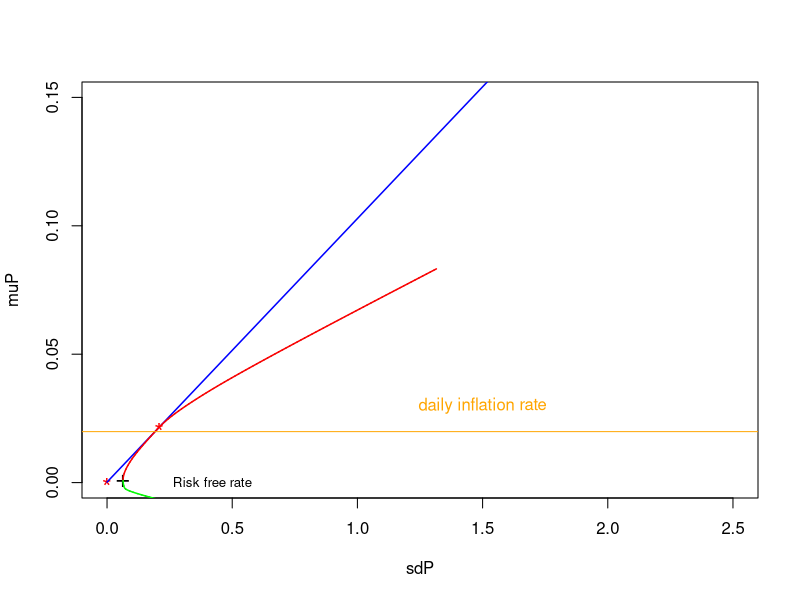

Here is the R script that generated this plot:
library(leaps)
library(quantmod)
library(quadprog)

# Generate preliminary dataset
# symbols = c("QQQ","FEZ","AIA", "VNQ", "IQQP.DE", "UUP", "FXE", "FXY", "FXNAX", "SEGA.MI")
# yret = getSymbols(symbols,src="yahoo",auto.assign=T)
# yret = cbind(QQQ,FEZ,AIA,VNQ,IQQP.DE,UUP,FXE,FXY,FXNAX,SEGA.MI)
# ydata = na.omit(subset(yret,index(yret)>="2011-06-01"&index(yret)<="2021-05-31'"))
# ydata = ydata[ , c(6, 12, 18, 24, 30, 36, 42, 48, 54, 60)]
# dim(ydata)
# write.csv(ydata,"G:/My Drive/DSA302 - FDA/project.csv", row.names = TRUE)

###########################################################
# Read dataset
setwd("G:/My Drive/DSA302 - FDA/Group Project")
df = read.csv("Prices_NEW.csv", header = TRUE)
head(df)

class(df$Date)
date=as.Date(df$Date,format="%m/%d/%Y")
df=cbind(date,df[,-1])
head(df)

class(df$date)
df.xts=xts(df[,2:7],order.by=df[,1])
head(df.xts)
dim(df.xts)
row.names(df.xts)

ret = diff(log(df.xts))
ret = na.omit(ret)
R = ret*100

# Portfolio 2 Optimisation
mean = apply(R,2,mean)
cov = cov(R)
amat = cbind(rep(1,6),mean,diag(1,nrow=6))
wts = matrix(0,nrow=500,ncol=6)
muP = seq(min(mean)+0.0001,max(mean)-0.0001,length=500)
sdP = muP  

for (i in 1:length(muP)){
  bvec=c(1,muP[i],rep(0,6))
  result = solve.QP(Dmat=2*cov, dvec=rep(0,6), Amat=amat,
                    bvec = bvec, meq=2)
  sdP[i] = sqrt(result$value)
  wts[i,] = result$solution
}
wts <- round(wts, 6)
colnames(wts) = c('QQQ','UUP','FXE','FXY','FXNAX','SEGA.MI')
tail(wts)

par(mfrow = c(1,1))
plot(sdP,muP,type="l",xlim=c(0,2.5),ylim=c(0,0.15),lty=3) 


# 3-months Treasury Rate as of 7 Nov 2021
rfr = 0.05/252
points(0,rfr,cex=1.5,pch="*",col="red")  
SR=(muP-rfr)/sdP
ind=(SR==max(SR)) 
options(digits=3)


# Print weights of the tangency portfolio
wts[ind,]
sdP[ind]
muP[ind]
lines(c(0,2.5),rfr+c(0,2.5)*(muP[ind]-rfr)/sdP[ind],
      lwd=1.5,lty=1,col="blue")
points(sdP[ind],muP[ind],cex=1.5,pch="*",col="red")

# Show global minimum variance portfolio and plot efficient frontier
ind2 = (sdP == min(sdP))
points(sdP[ind2],muP[ind2],cex=1.5,pch="+") 
ind3 = (muP > muP[ind2])

lines(sdP[ind3],muP[ind3],type="l",xlim=c(0,0.25),
      ylim=c(0,.15),lwd=1.5,col="red")
ind4=!ind3
lines(sdP[ind4],muP[ind4],type="l",xlim=c(0,0.25),
      ylim=c(0,.15),lwd=1.5,col="green") 
text(0.42,rfr,"Risk free rate",cex=0.8)

# Annualised US CPI inflation rate as of May 2021 = 5%
cpi = 5/252
abline(h = cpi, col="orange")
text(1.5, cpi + 0.01, "daily inflation rate", srt=0.2, col="orange")
